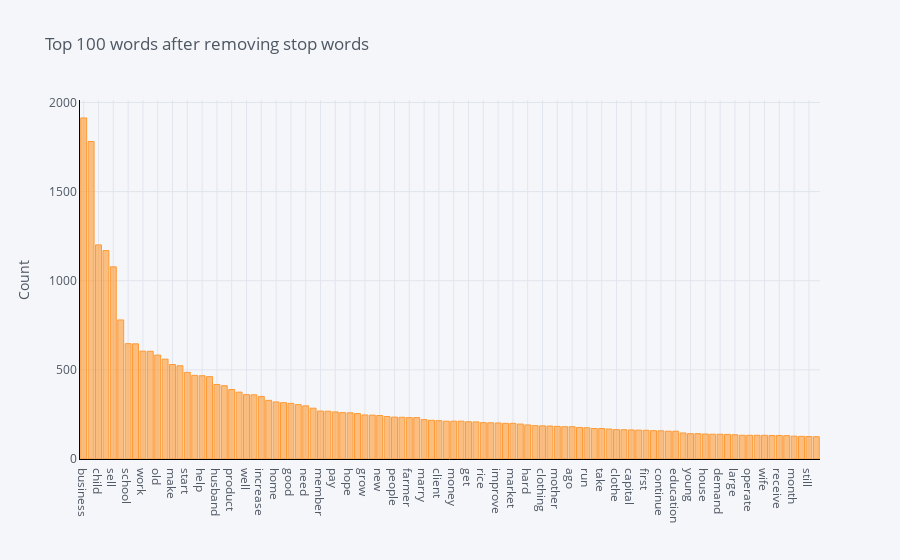

The notebook cell this image was saved under:
### Markdown cell above
### Frequency Distribution of Entire Corpus

### Code cell
plot_model()

### Figure 1 — Plotly figure (JSON) as saved in the notebook; plotly's stock layout.template omitted (floating-point values rounded to 4 significant figures)
{"data": [{"marker": {"color": "rgba(255, 153, 51, 0.6)", "line": {"color": "rgba(255, 153, 51, 1.0)", "width": 1}}, "name": "count", "orientation": "v", "text": "", "type": "bar", "x": ["business", "loan", "child", "year", "sell", "buy", "school", "also", "work", "use", "old", "family", "make", "able", "start", "small", "help", "group", "husband", "live", "product", "purchase", "well", "income", "increase", "woman", "home", "customer", "good", "community", "need", "order", "member", "request", "pay", "expand", "hope", "stock", "grow", "want", "new", "time", "people", "provide", "farmer", "store", "marry", "many", "client", "area", "money", "go", "get", "entrepreneur", "rice", "support", "improve", "give", "market", "life", "hard", "sale", "clothing", "repay", "mother", "food", "ago", "shop", "run", "profit", "take", "plan", "clothe", "invest", "capital", "service", "first", "high", "continue", "farm", "education", "local", "young", "item", "house", "fee", "demand", "married", "large", "enable", "operate", "meet", "wife", "say", "receive", "day", "month", "age", "still", "offer"], "y": [1913, 1781, 1201, 1169, 1078, 780, 647, 646, 605, 604, 583, 560, 530, 523, 486, 469, 467, 462, 418, 411, 390, 375, 361, 360, 351, 329, 320, 316, 312, 305, 298, 285, 269, 268, 264, 260, 259, 255, 247, 246, 244, 238, 235, 234, 232, 232, 221, 217, 215, 212, 212, 212, 209, 208, 204, 203, 202, 200, 200, 196, 191, 187, 186, 185, 183, 181, 181, 177, 175, 171, 171, 168, 165, 164, 163, 162, 161, 159, 158, 156, 156, 146, 142, 142, 140, 139, 139, 138, 136, 133, 133, 133, 133, 132, 132, 131, 128, 127, 126, 125]}], "layout": {"legend": {"bgcolor": "#F5F6F9", "font": {"color": "#4D5663"}}, "paper_bgcolor": "#F5F6F9", "plot_bgcolor": "#F5F6F9", "title": {"font": {"color": "#4D5663"}, "text": "Top 100 words after removing stop words"}, "xaxis": {"gridcolor": "#E1E5ED", "linecolor": "black", "showgrid": true, "tickfont": {"color": "#4D5663"}, "title": {"font": {"color": "#4D5663"}, "text": ""}, "zerolinecolor": "#E1E5ED"}, "yaxis": {"gridcolor": "#E1E5ED", "linecolor": "black", "showgrid": true, "tickfont": {"color": "#4D5663"}, "title": {"font": {"color": "#4D5663"}, "text": "Count"}, "zerolinecolor": "#E1E5ED"}}}
